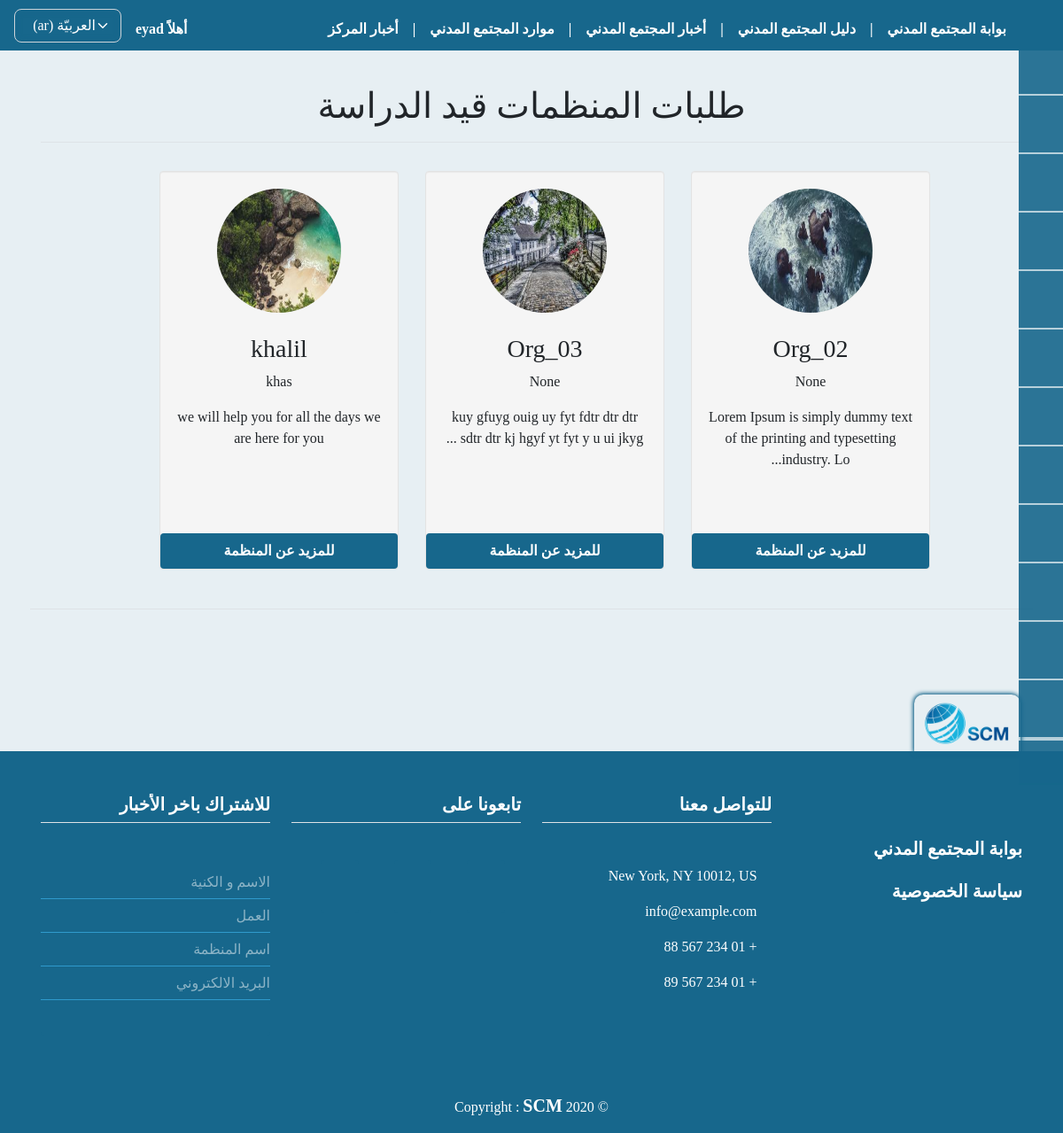
Before: /orgs_orders_etude/ (signed in) with the older database file.
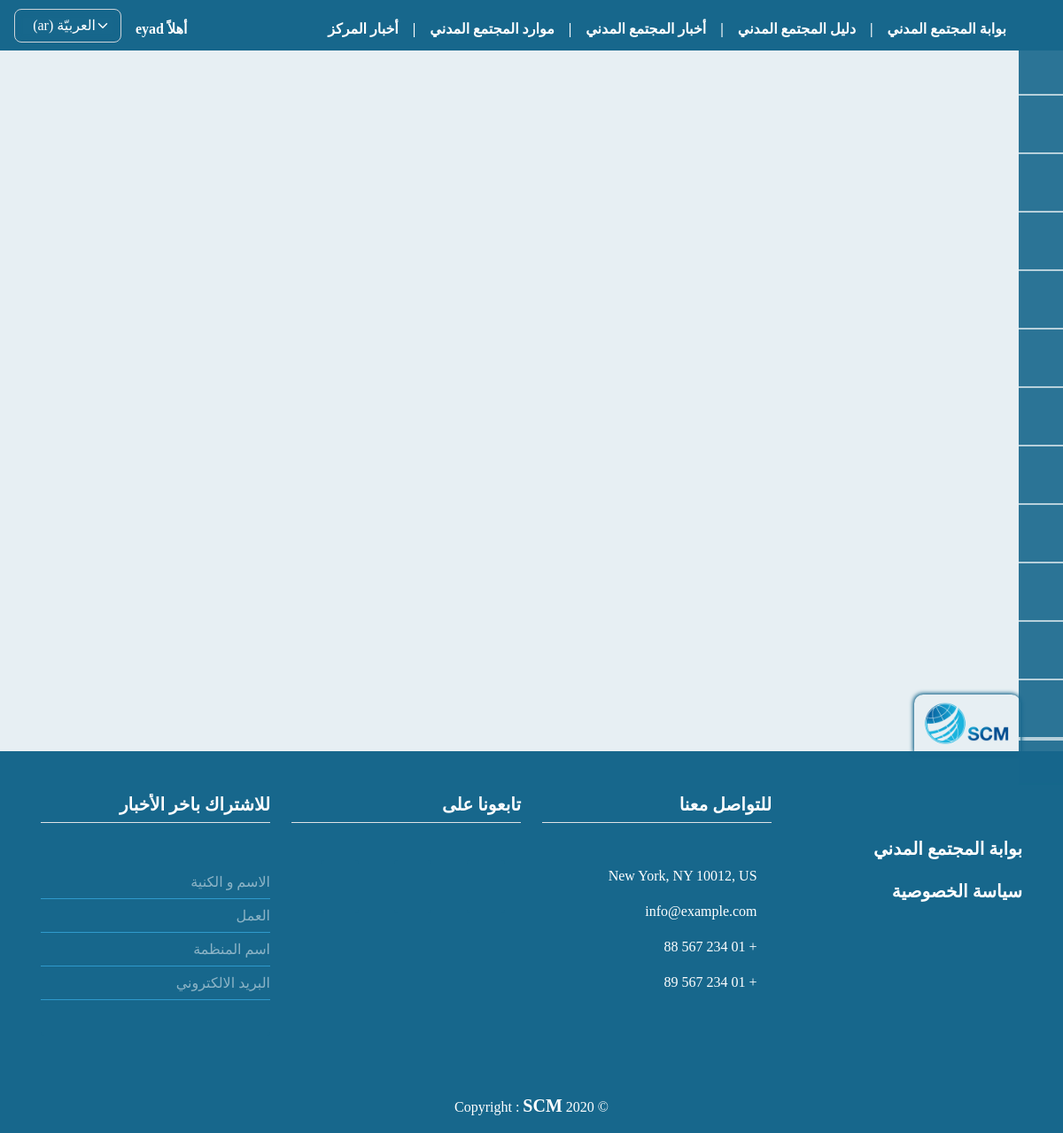
After: the same page with the newer database file.
### orgs/models.py (models this page shows, shortened)
class OrgProfile(models.Model):
    type_CHOICES = (
        ('establishment', _('مؤسسة')),
        ('org', _('جمعية أو منظمة')),
        ('team', _('مبادرة / فريق')),
        ('union', _('اتحاد / تحالف / تجمع')),
        ('group', _('لجنة / تنسيقية / مجموعة'))
    )
    city_CHOICES = (
        ('aleppo', _('حلب')),
        ('damascus', _('دمشق')),
        ('suburb of damascus', _('ريف دمشق')),
        ('daraa', _('درعا')),
        ('deir ez-Zor', _('دير الزور')),
        ('hama', _('حماه')),
        ('al-Hasakah', _('الحسكة')),
        ('homs', _('حمص')),
        ('idlib', _('إدلب')),
        ('latakia', _('اللاذقية')),
        ('quneitra', _('القنيطرة')),
        ('raqqa', _('الرقة')),
        ('as-Suwayda', _('السويداء')),
        ('tartus', _('طرطوس')),
    )
    domain_CHOICES = (
        ('Media', _('إعلام')),
        ('Education', _('تعليم')),
        ('Protection', _('حماية')),
        ('Livelihoods and food security', _('سبل العيش والأمن الغذائي')),
        ('Project of clean ,water, sanitation ', _(
            'مشاريع النظافة والمياه والصرف الصحي')),
        ('Development', _('تنمية')),
        ('Law, suport, policy', _('قانون و مناصرة و سیاسة')),
        ('Donors and support volunteering', _('مانحین و دعم العمل التطوعي')),
        ('Religious org', _('منظمات دینیة')),
        ('Prof association and assembles', _('تجمعات و اتحادات مھنیة')),
        ('Health', _('صحة')),
        ('Studies and research', _('دراسات وأبحاث')),
        ('Other', _('أخرى')),
    )
    target_CHOICES = (
        ('No category selected', _('لا يوجد فئة محددة')),
        ('womans', _('نساء')),
        ('Mans', _('رجال')),
        ('Youth 18-24', _('شباب 18-24')),
        ('Child 0-18', _('أطفال 0-18')),
        ('Religious groups', _('مجموعات دینیة')),
        ('Ethnic groups', _('مجموعة عرقیة')),
        ('Persons lacking breadwinner ', _('فاقدي المعیل')),
        ('Handicapped', _('ذوي الاحتیاجات الخاصة')),
        ('Refugees', _('لاجئین')),
        ('Displaced', _('نازحین')),
        ('Returned', _('عائدین')),
        ('Other civil society organizations', _('منظمات مجتمع مدني اخرى')),
        ('Other', _('أخرى')),
    )
    bool_CHOICES = (
        ('0', _('لا')),
        ('1', _('نعم')),
    )
    polic_CHOICES = (
        ('No', _('لا يوجد')),
        ('Code of conduct', _('مدونة السلوك')),
        ('Child protection', _('حماية الطفل')),
        ('Anti-corruption', _('مكافحة الفساد')),
        ('Human resources policy', _('سياسة الموارد البشرية')),
        ('Procurement policy', _('سياسة المشتريات')),
        ('Volunteering policy', _('سياسة التطوع')),
        ('Anti-harassment Policy', _('سياسة منع التحرش')),
        ('Financial policy', _('السياسة المالية')),
        ('Equipment use Policy', _('سياسة استخدام المعدات')),
        ('privacy policy', _('سياسة الخصوصية')),
        ('Other', _('أخرى')),
    )
    user = models.ForeignKey(
        User, on_delete=models.CASCADE)
    name = models.CharField(max_length=255, null=False,
                            verbose_name=_("اسم المنظمة"))
    name_en_ku = models.CharField(max_length=255, null=True, blank=True,
                                  verbose_name=_("اسم المنظمة باللغة الانكليزية أو الكردية"))
    short_cut = models.CharField(
        max_length=255, null=True, blank=True, verbose_name=_("الاسم المختصر"))
    org_type = models.CharField(
        max_length=150, null=False, choices=type_CHOICES, verbose_name=_("نوع المنظمة"))
    position_work = CountryField(
        max_length=255, null=False, verbose_name=_("مكان العمل"))
    city_work = models.CharField(
        max_length=150, choices=city_CHOICES, null=True, blank=True, verbose_name=_("المحافظة"))
    logo = models.ImageField(upload_to="org_logos",
                             null=False, default='org_logos/default_logo.jpg', verbose_name=_("شعار المنظمة"))
    message = models.TextField(
        max_length=2000, null=False, verbose_name=_("الرؤية و الرسالة"))
    name_managing_director = models.CharField(
        max_length=255, null=True, blank=True, verbose_name=_("اسم رئيس مجلس اﻹدارة"))
    name_ceo = models.CharField(
        max_length=255, null=True, blank=True, verbose_name=_('اسم المدير التنفيذي'))
    site_web = models.URLField(
        max_length=255, null=True, blank=True, verbose_name=_('الموقع الالكتروني'))
    facebook = models.URLField(
        max_length=255, null=True, blank=True, verbose_name=_('صفحة فيسبوك'))
    twitter = models.URLField(
        max_length=255, null=True, blank=True, verbose_name=_('صفحة تويتر'))
    email = models.EmailField(max_length=255, null=True,
                              blank=True, verbose_name=_('البريد الاكتروني'))
    phone = models.CharField(max_length=100, null=True,
                             blank=True, verbose_name=_('رقم الهاتف'))
    name_person_contact = models.CharField(
        max_length=255, null=True, blank=True, verbose_name=_('اسم الشخص المسؤول عن التواصل'))
    email_person_contact = models.EmailField(
        max_length=255, null=True, blank=True, verbose_name=_('البريد الاكتروني للشخص المسؤول عن التواصل'))
    org_adress = models.CharField(
        max_length=255, null=False, verbose_name=_('عنوان المقر الرئيسي'))
    work_domain = models.CharField(
        max_length=255, choices=domain_CHOICES, null=False, verbose_name=_('مجال العمل'))
    target_cat = models.CharField(
        max_length=255, null=False, choices=target_CHOICES, verbose_name=_('الفئات المستهدفة'))
    date_of_establishment = models.CharField(
        max_length=150, null=True, blank=True, verbose_name=_('تاريخ سنة التأسيس'))
    is_org_registered = models.CharField(
        max_length=100, null=False, choices=bool_CHOICES, verbose_name=_('هل المنظمة مسجلة ؟'))
    org_registered_country = CountryField(
        max_length=255, null=True, blank=True, verbose_name=_("بلد التسجيل"))
    org_members_count = models.PositiveIntegerField(
        validators=[MinValueValidator(1)], null=True, blank=True, verbose_name=_('عدد اﻷعضاء'))
    org_members_womans_count = models.PositiveIntegerField(
        validators=[MinValueValidator(1)], null=True, blank=True, verbose_name=_('عدد النساء من اﻷعضاء'))
    w_polic_regulations = models.CharField(
        max_length=200, null=False, choices=polic_CHOICES, verbose_name=_('السياسات واللوائح المكتوبة'))
    org_member_with = models.CharField(max_length=100, null=True, blank=True, choices=bool_CHOICES, verbose_name=_(
        'ھل المؤسسة عضو في اي شبكة او تحالف او جسم تنسیقي؟'))
    coalition_name = models.CharField(
        max_length=255, null=True, blank=True, verbose_name=_('اسم الشبكة / التحالف'))
    publish = models.BooleanField(default=False)
    created_at = models.DateTimeField(auto_now_add=True)
    published_at = models.DateTimeField(blank=True, null=True, default=None)
    updated_at = models.DateTimeField(blank=True, null=True, default=None)

### orgs/views.py (the view)
# urls.py: path('orgs_orders_etude/', views.orgs_orders_etude, name='orgs_orders_etude'),
@login_required(login_url='signe_in')
def orgs_orders_etude(request):
    orgs = OrgProfile.objects.filter(publish=False)
    myFilter = OrgsFilter(request.GET, queryset=orgs)
    orgs = myFilter.qs
    paginator = Paginator(orgs, 12)
    page = request.GET.get('page')
    try:
        orgs = paginator.get_page(page)
    except(EmptyPage, InvalidPage):
        orgs = paginator.page(paginator.num_pages)
    context = {
        'orgs': orgs,
        'myFilter': myFilter,
    }
    return render(request, 'profiles/orgs_orders_etude.html', context)

### templates/profiles/orgs_orders_etude.html (shortened to what this page needs)
{% extends 'base.html' %}
{% load static i18n phonenumber_filters %}
{% block content%}
{% if request.user.is_authenticated and request.user.is_superuser %}
{% if orgs %}
<h1 class="pt-5 mt-5 text-center border-bottom pb-3">{% trans 'طلبات المنظمات قيد الدراسة' %}</h1>
<div class="row justify-content-center pt-4">
    <br>
    <br>
    {% for org in orgs %}
    <div class="span3 well">
        <center>
            <a href="{% url 'particip_detail' org.id %}">
                <img src="{{ org.logo.url }}" name="{{ org.name_en_ku }}" title="{{ org.name_en_ku }}" width="140"
                    height="140" class="img-circle"></a>
            <h3 class="mt-4">{{ org.name }}</h3>
            <p>{{ org.short_cut }}</p>
            <p>{{ org.message|truncatechars:80 }}</p>
            <p>
                <a href="{% url 'particip_detail' org.id %}" class="btn btn-block">
                    {% trans 'للمزيد عن المنظمة' %} </a>
            </p>
        </center>
    </div>
    {% endfor %}
    <div class="pagination row border-top mt-4 pt-4" dir="ltr">
    </div>
</div>
{% else %}
<h3> {% trans 'حالياً لا يوجد منظمات مسجله او موافق عليها' %} </h3>
{% endif %}
{% endif %}
{% endblock %}

Changed rows visible on the page:
no longer on this page (row edited): OrgProfile: logo (picture), name "Org_02", short_cut "None", message "Lorem Ipsum is simply dummy text of the printing and typesetting industry. Lo..."
no longer on this page (row edited): OrgProfile: logo (picture), name "Org_03", short_cut "None", message "kuy gfuyg ouig uy fyt fdtr dtr dtr sdtr dtr kj hgyf yt fyt y u ui jkyg ..."
no longer on this page (row edited): OrgProfile: logo (picture), name "khalil", short_cut "khas", message "we will help you for all the days we are here for you"
Other visible differences:
text no longer shown: "طلبات المنظمات قيد الدراسة"
